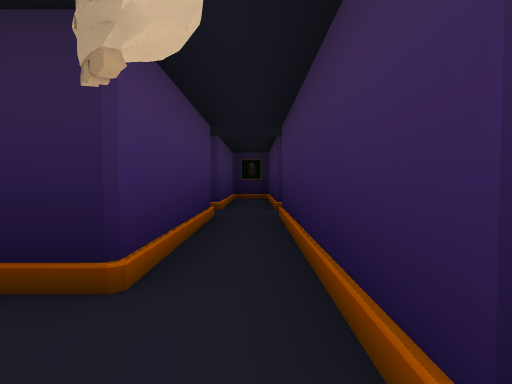
view 1 (above)

24 first-person views from a walk through a Unity game level. The camera is 1.2 m above the floor, tilts 2° down and sees 75° across. The floor is counted in squares, 2 m on a side. Each view is taken from the middle of a square. On the plan, view 1 faces up. The plan holds only what a view shows up to about 10 squares ahead; the rest is blank. The place goes on beyond the plan. The player character is not drawn.

view 2
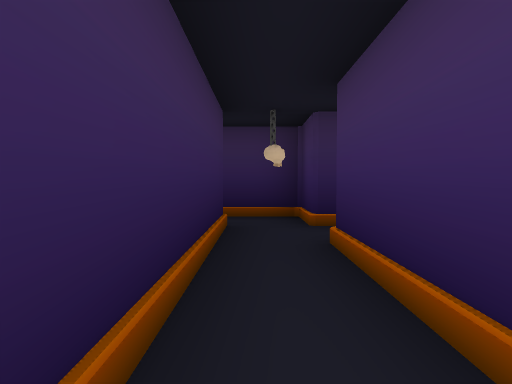

view 3
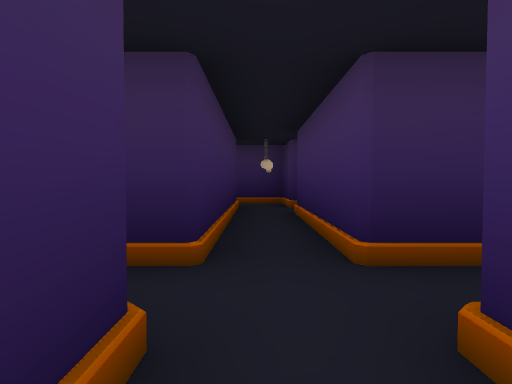

view 4
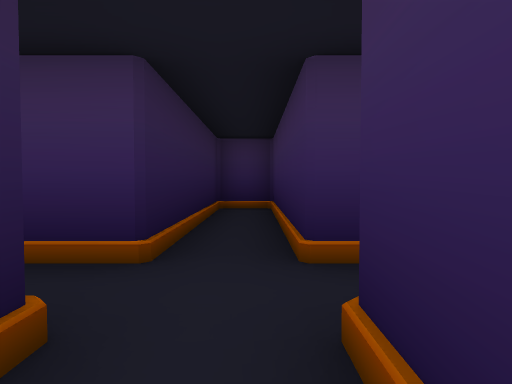

view 5
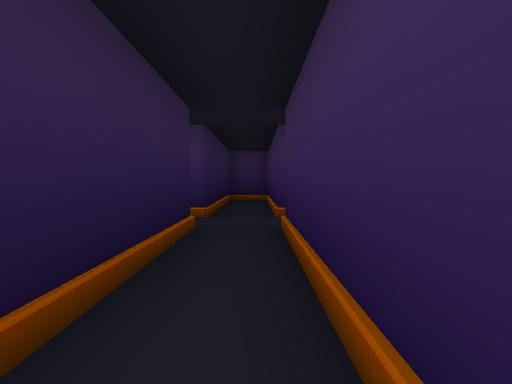

view 6
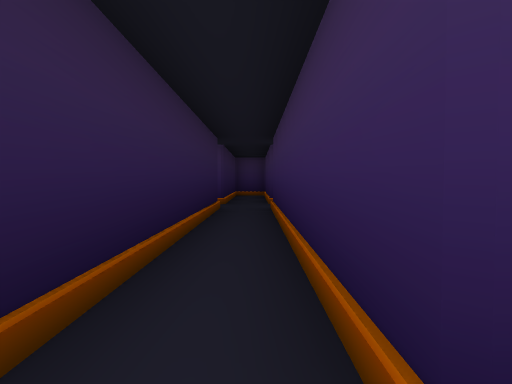

view 7
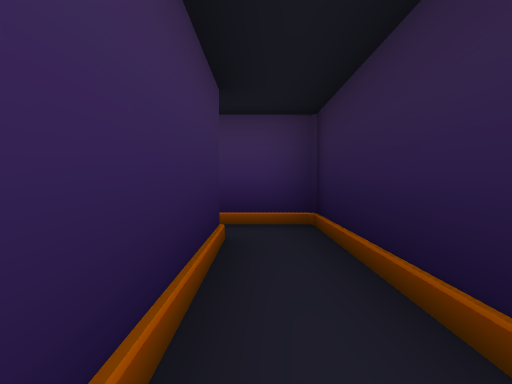

view 8
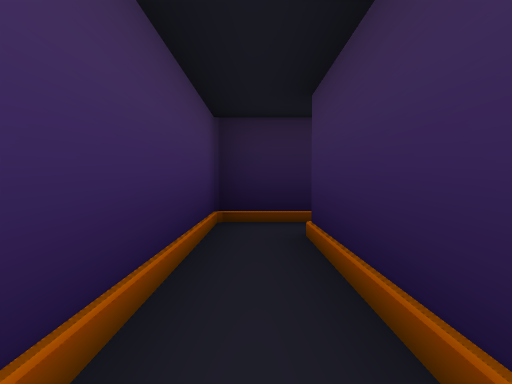

view 9
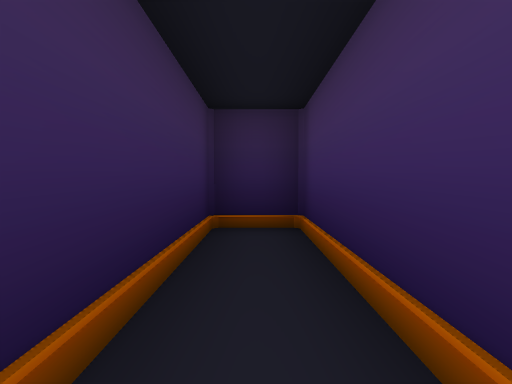

view 10
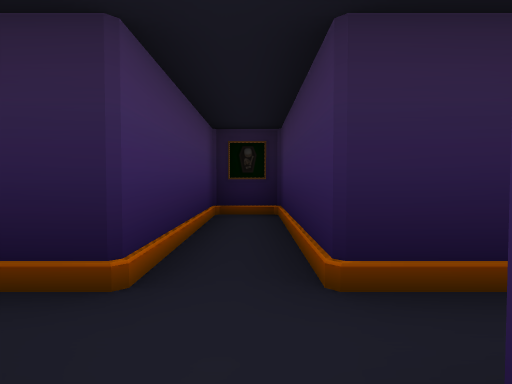

view 11
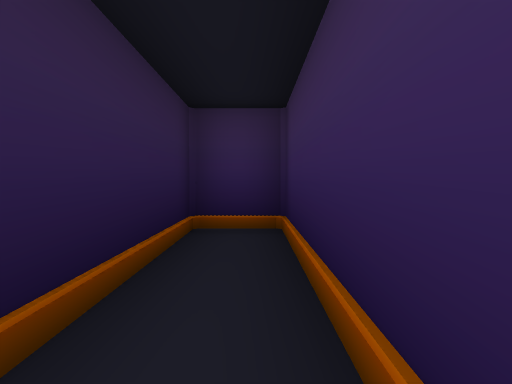

view 12
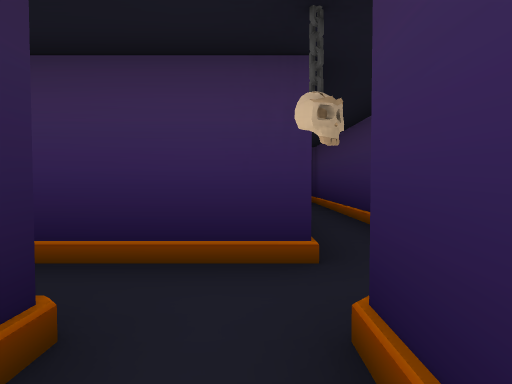

view 13
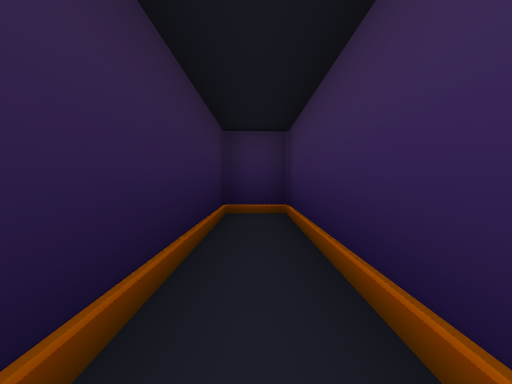

view 14
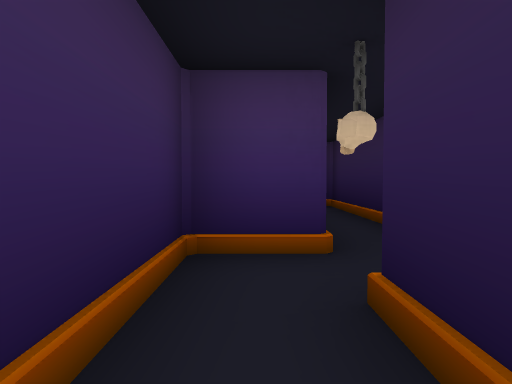

view 15
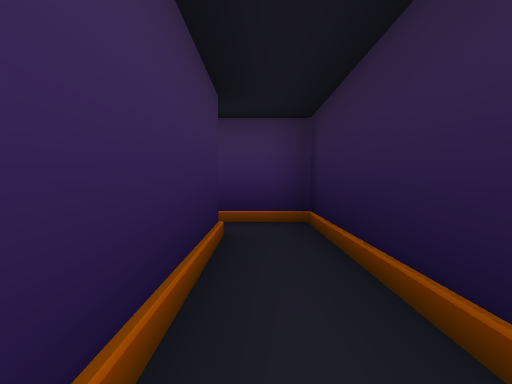

view 16
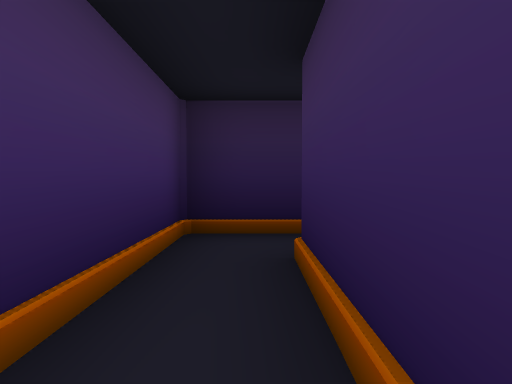

view 17
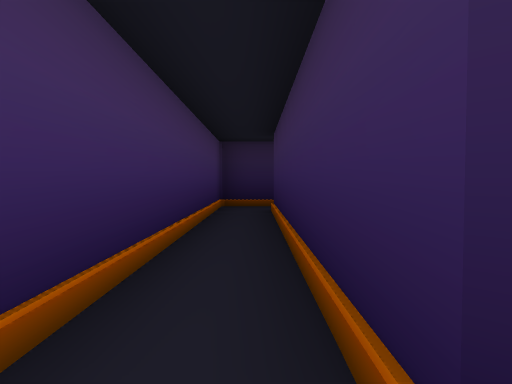

view 18
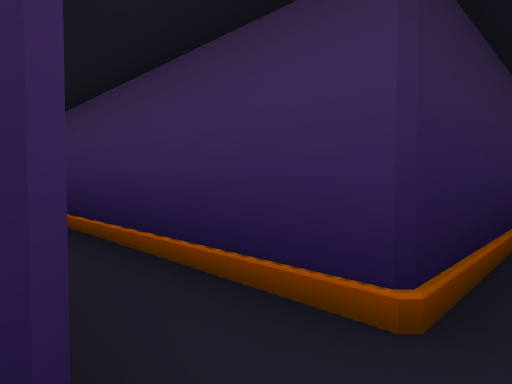

view 19
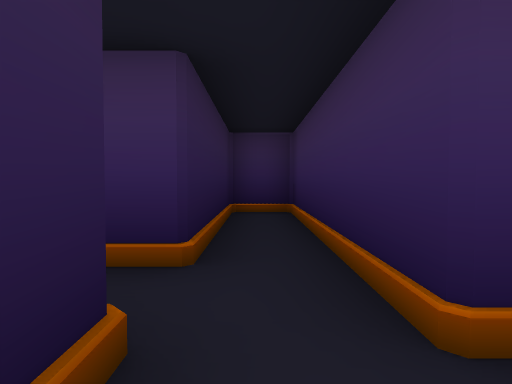

view 20
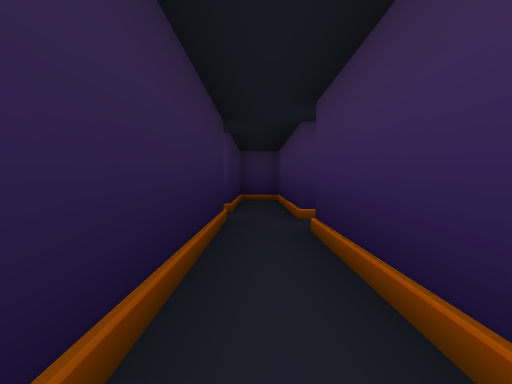

view 21
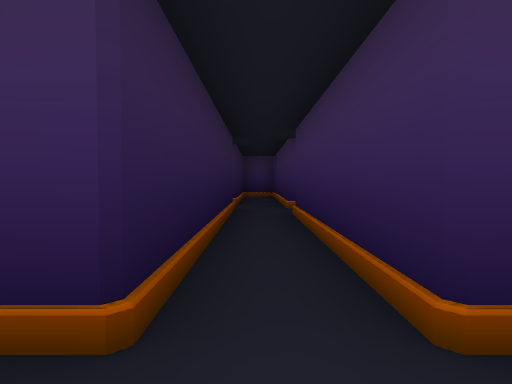

view 22
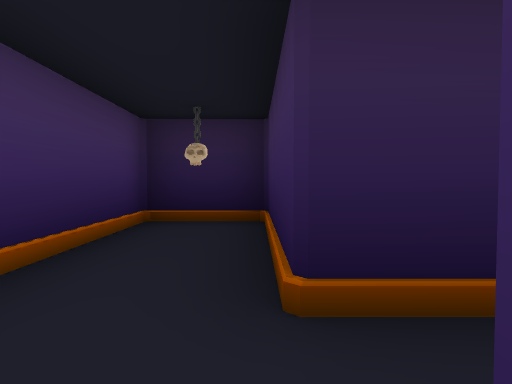

view 23
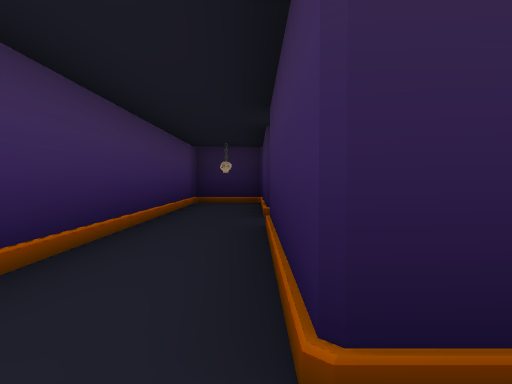

view 24
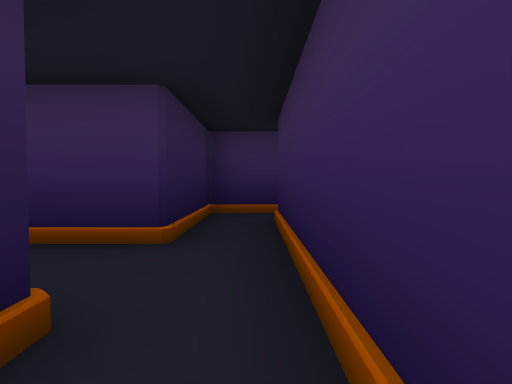

### Floor plan
Points are (right, up) in squares from view 1. A wall is a line through its corners. A room is listed if a view was taken in it or the views show most of it. See-through windows are left out.
Room 1 (views 1, 2, 10)
walls: (0.4, 0.6) (0.4, 5.6); (-0.8, 0.6) (-0.8, -0.6) (0.4, -0.6); (-0.8, 5.6) (-0.8, 1.8)
ways out: opening at (0, 5) to room 2; opening at (-1, 1) to room 4; opening at (0, 0) to room 5
Room 2 (views 3, 11)
walls: (0.4, 5.6) (5.2, 5.6) (5.2, 6.8) (0.4, 6.8) (0.4, 10.4); (-0.8, 10.5) (-0.8, 6.8)
ways out: opening at (0, 5) to room 1; opening at (-1, 6) to room 3
Room 3 (views 4, 5, 6, 7, 8, 9)
walls: (-0.8, 6.8) (-8.6, 6.8) (-8.6, 1.7) (-7.4, 1.7) (-7.4, 5.6) (-0.8, 5.6)
ways out: opening at (-1, 6) to room 2
Room 4 (views 12, 15)
walls: (-4.7, 0.6) (-0.8, 0.6); (-0.8, 1.8) (-5.8, 1.8) (-5.8, 0.6)
ways out: opening at (-1, 1) to room 1; opening at (-5, 0) to room 6
Room 5 (views 13, 14)
walls: (0.4, -0.6) (7.1, -0.6) (7.1, 0.6) (0.4, 0.6)
ways out: opening at (0, 0) to room 1
Room 6 (views 16, 17, 18)
walls: (-5.9, -6.7) (-0.7, -6.7) (-0.7, -5.5) (-4.7, -5.5) (-4.7, 0.6); (-5.8, 0.6) (-5.8, -5)
ways out: opening at (-5, 0) to room 4; opening at (-7, -6) to room 7; opening at (-6, -7)
Room 7 (views 19, 20, 21, 22, 23)
walls: (-8.8, -10.1) (-11.8, -10.1) (-11.8, -6.7) (-7, -6.7); (-13.4, -11.3) (-10, -11.3); (-5.9, -5.5) (-11.8, -5.5) (-11.8, -2.1) (-13.7, -2.1) (-13.7, -9)
ways out: opening at (-7, -6) to room 6; opening at (-14, -11) to room 8; opening at (-10.5, -11)
objects: other object (-13, -3)
Room 8 (view 24)
walls: (-14.6, -11.3) (-13.4, -11.3)
ways out: opening at (-14, -11) to room 7

Positions as (right, up) in squares from view 1, and headings:
1: (0, 0), facing up
2: (0, 5), facing down
3: (0, 8), facing down
4: (-2, 6), facing right
5: (-5, 6), facing right
6: (-8, 6), facing right
7: (-4, 6), facing left
8: (-8, 2), facing up
9: (-8, 6), facing down
10: (0, 5), facing up
11: (1, 6), facing right
12: (-2, 1), facing right
13: (1, 0), facing right
14: (2, 0), facing left
15: (-1, 1), facing left
16: (-5, -2), facing up
17: (-5, -6), facing up
18: (-6, -6), facing up-right
19: (-7, -6), facing right
20: (-11, -6), facing right
21: (-13, -6), facing right
22: (-12, -7), facing up
23: (-12, -11), facing up
24: (-15, -11), facing right
